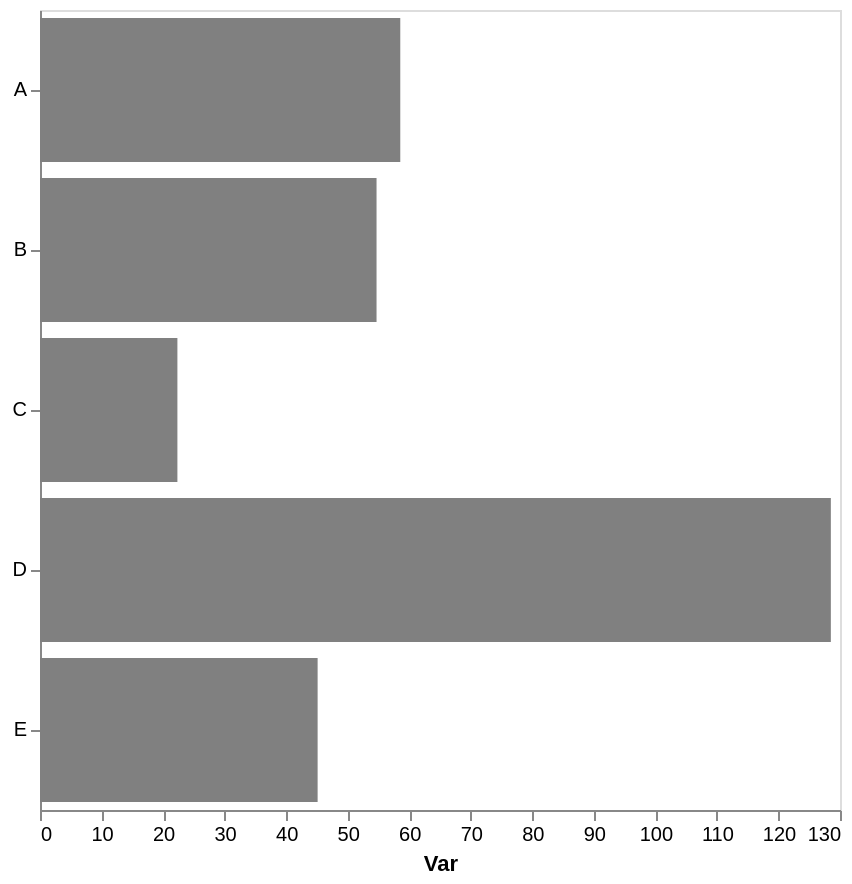

The specification (Vega-Lite) saved for this image:
### Vega-Lite specification from a JSON file in a GitHub repository (floating-point values rounded to 4 significant figures)
{"config": {"view": {"continuousWidth": 300, "continuousHeight": 300}, "axis": {"grid": false}, "bar": {"color": "gray"}}, "data": {"name": "data-5bad3187fd97db6786a4abd4fb85e545"}, "mark": {"type": "bar"}, "encoding": {"x": {"aggregate": "mean", "axis": {"title": "Var"}, "field": "var1", "type": "quantitative"}, "y": {"axis": {"title": null}, "field": "cat", "type": "nominal"}}, "height": 400, "width": 400, "$schema": "https://vega.github.io/schema/vega-lite/v5.17.0.json", "datasets": {"data-5bad3187fd97db6786a4abd4fb85e545": [{"cat": "A", "var1": 55.96, "var2": 50.93}, {"cat": "E", "var1": 46.83, "var2": 52.02}, {"cat": "E", "var1": 46.25, "var2": 37.53}, {"cat": "C", "var1": 18.68, "var2": 59.99}, {"cat": "B", "var1": 46.28, "var2": 62.11}, {"cat": "C", "var1": 28.29, "var2": 38.18}, {"cat": "C", "var1": 17.07, "var2": 46.62}, {"cat": "B", "var1": 63.09, "var2": 47.32}, {"cat": "A", "var1": 61.14, "var2": 57.16}, {"cat": "C", "var1": 25.26, "var2": 44.91}, {"cat": "E", "var1": 42.26, "var2": 44.74}, {"cat": "D", "var1": 128.5, "var2": 33.63}]}}
